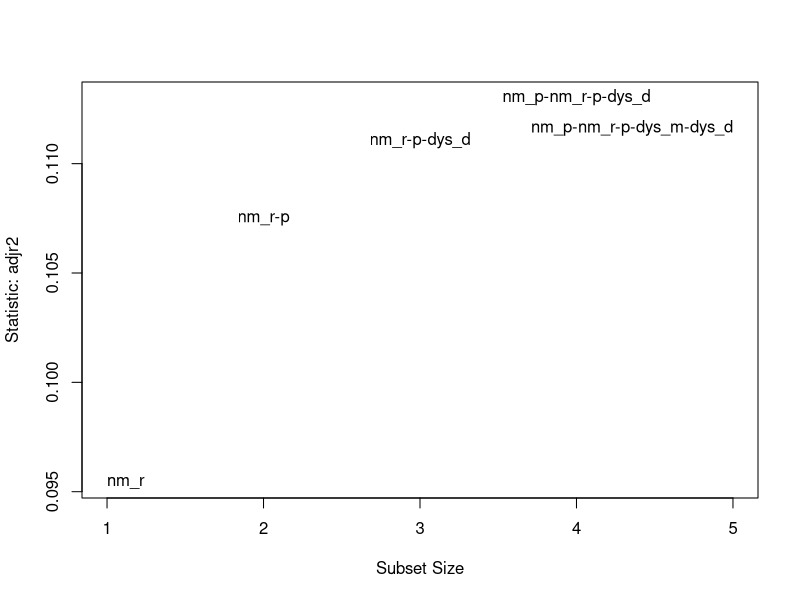

The R script that drew this image: (Note: this script raises an error after producing the figure.)
# Install and load necessary packages
install.packages("leaps")
install.packages("car")

# Load required packages
library(leaps)
library(car)

# Read data into a dataframe named cyberData
cyberData <- read.delim("lab 7 sra 365 wc-1.dat")

# Read the data into a table
cyberData <- read.table("lab 7 sra 365 wc-1.dat", header = TRUE, sep = "\t")

# Display the structure of the dataframe
str(cyberData)

# Convert selected variables to factors, tells R it is categorical
cyberData$event_ID <- factor(cyberData$event_ID)
cyberData$data_type <- factor(cyberData$data_type)
cyberData$num_people_v2 <- factor(cyberData$num_people_v2)
cyberData$per_sensitive_v2 <- factor(cyberData$per_sensitive_v2)


# Use the best subsets approach to determine the best predictors for cost_controls
bestsubsets <- regsubsets(cost_controls ~ num_people + num_records + per_sensitive + dys_impact + dys_detect, data = cyberData, nbest = 1)
subsets(bestsubsets, statistic = "adjr2")

# Print summary of bestsubsets
summary(bestsubsets)

# Plot the best subsets graph
plot(summary(bestsubsets)$adjr2, xlab = "Number of Predictors", ylab = "Adjusted R-squared", type = "l")

# Identify the point with the maximum Adjusted R-squared
best_one_variable <- which.max(summary(bestsubsets)$adjr2)
points(best_one_variable, summary(bestsubsets)$adjr2[best_one_variable], col = "red", pch = 16, cex = 1.5)

# Run separate regression models for each subset size (Model 1 to Model 5)
best_models <- regsubsets(cost_controls ~ num_people + num_records + per_sensitive + dys_impact + dys_detect, data = cyberData, nbest = 5)

# Running separate regression models and printing Adjusted R-squared
# Model 1:
model1Reg <- lm(cost_controls ~ num_people, data = cyberData)
summary(model1Reg)

# Model 2:
model2Reg <- lm(cost_controls ~ num_people + num_records, data = cyberData)
summary(model2Reg)

# Model 3:
model3Reg <- lm(cost_controls ~ num_people + num_records + per_sensitive, data = cyberData)
summary(model3Reg)

# Model 4:
model4Reg <- lm(cost_controls ~ num_people + num_records + per_sensitive + dys_impact, data = cyberData)
summary(model4Reg)

# Model 5:
model5Reg <- lm(cost_controls ~ num_people + num_records + per_sensitive + dys_impact + dys_detect, data = cyberData)
summary(model5Reg)

# QUEST 7

# Model 5 because model 5 has the highest value, 
# therfore would be the best fit for predicting the cost of controls

# Evaluate multicollinerity for model 5
# Assuming you have already fitted Model 5
model5 <- lm(cost_controls ~ num_people + num_records + per_sensitive + dys_impact + dys_detect, data = cyberData)

# Load the car package for VIF calculation
library(car)

# Calculate VIF
vif_values <- car::vif(model5)

# Report the highest VIF and lowest tolerance
highest_vif <- max(vif_values)
lowest_tolerance <- 1/highest_vif

# Print the results
cat("The highest VIF among predictors is:", highest_vif, "\n")
cat("The lowest tolerance among predictors is:", lowest_tolerance, "\n")

#QUEST 9 
# Lower tolerance vlaue indicates a potential concern for multicollneity, since lower
# tolerance is below 2, it suggests a potential concern ( 0.1552424)
# A VIF exceeding 5 or 10 is considered an indication of multicolllenrity

#Use R to generate a correlation matrix for the predictors used in Model 5.
# Assuming you have a data frame named 'cyberData' with the relevant predictors
predictors_model_5 <- cyberData[, c("num_people", "num_records", "per_sensitive", "dys_impact", "dys_detect", "cost_controls")]

# Calculate the correlation matrix
cor_matrix <- cor(predictors_model_5)

# Find the pair of predictors with the strongest correlation
max_cor <- max(cor_matrix[upper.tri(cor_matrix, diag = FALSE)])
indices <- which(cor_matrix == max_cor, arr.ind = TRUE)

# Extract variable names
variable_names <- rownames(cor_matrix)

# Display the result
strongest_correlation <- variable_names[indices[, 1]]
cat("The strongest correlation is between", strongest_correlation[1], "and", strongest_correlation[2], "with a correlation value of", max_cor, "\n")
